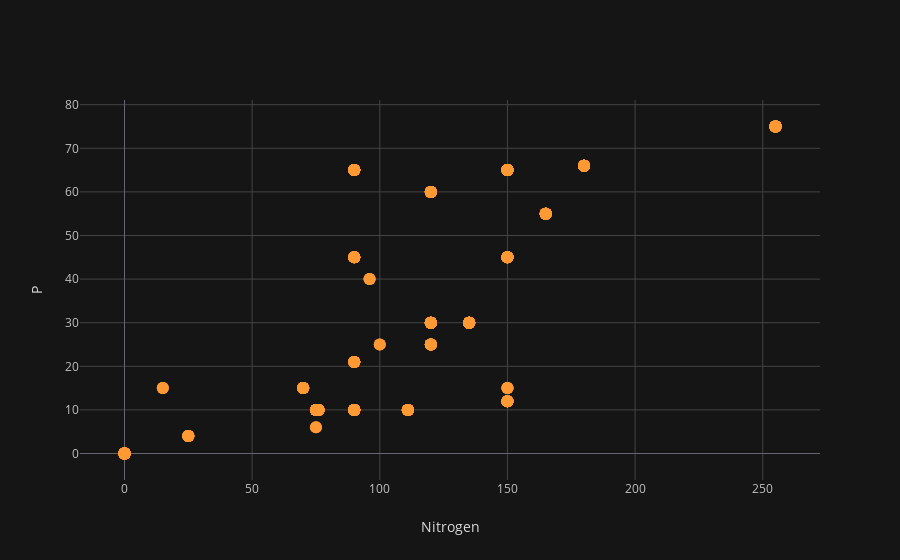

Notebook code for this chart:
### Code cell
df.iplot(kind='scatter', x='N', y='P', mode='markers', theme='solar', xTitle='Nitrogen', yTitle='P')

### Figure 1 — Plotly figure (JSON) as saved in the notebook; plotly's stock layout.template omitted (floating-point values rounded to 4 significant figures; data arrays with more than 128 entries replaced by an {"elided": "..."} marker saying what was removed)
{"data": [{"line": {"color": "rgba(255, 153, 51, 1.0)", "dash": "solid", "shape": "linear", "width": 1.3}, "marker": {"size": 12, "symbol": "circle"}, "mode": "markers", "name": "P", "text": "", "type": "scatter", "uid": "bd524b24-3fab-40fd-bf39-2a6c641cf2bc", "x": {"elided": "706 int values"}, "y": {"elided": "706 int values"}}], "layout": {"legend": {"bgcolor": "#151516", "font": {"color": "#D9D9D9"}}, "paper_bgcolor": "#151516", "plot_bgcolor": "#151516", "title": {"font": {"color": "#D9D9D9"}}, "xaxis": {"gridcolor": "#434343", "showgrid": true, "tickfont": {"color": "#C2C2C2"}, "title": {"font": {"color": "#D9D9D9"}, "text": "Nitrogen"}, "zerolinecolor": "#666570"}, "yaxis": {"gridcolor": "#434343", "showgrid": true, "tickfont": {"color": "#C2C2C2"}, "title": {"font": {"color": "#D9D9D9"}, "text": "P"}, "zerolinecolor": "#666570"}}}
